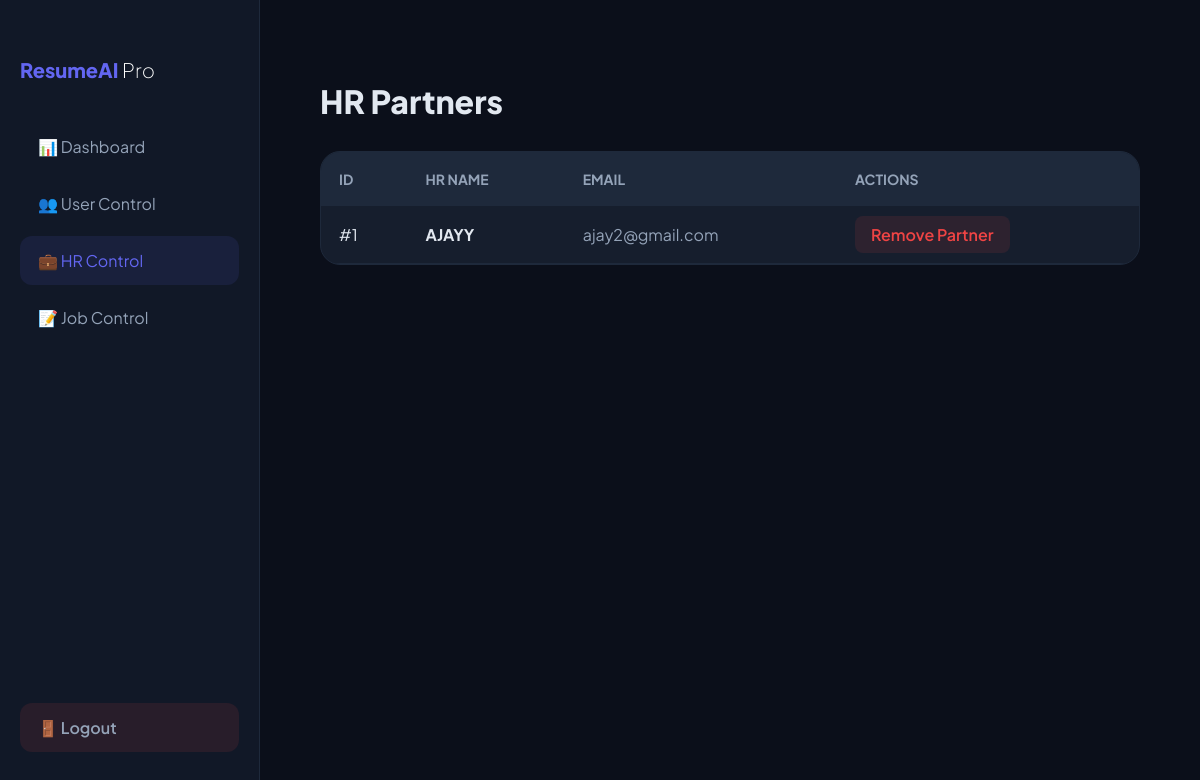
The app's page /admin/hr with its own data.
### tables this page shows
CREATE TABLE hr (
            id INTEGER PRIMARY KEY AUTOINCREMENT,
            name TEXT,
            email TEXT UNIQUE,
            password TEXT,
            company TEXT
        );

### app.py (the view)
@app.route("/admin/hr")
def admin_hr():
    conn = sqlite3.connect("jobs.db")
    cursor = conn.cursor()
    cursor.execute("SELECT * FROM hr")
    hrs = cursor.fetchall()
    conn.close()
    return render_template("admin_hr.html", hrs=hrs)

### app.py (called while the page is built, shortened)
@app.context_processor
def inject_pending_count():
    count = 0
    return dict(pending_count=count)

### templates/admin_hr.html (shortened to what this page needs)
<!DOCTYPE html>
<html lang="en">
<head>
</head>
<body>
<div class="sidebar">
    <h2>ResumeAI <span style="color:white; font-weight:200;">Pro</span></h2>
    <a href="/admin">📊 Dashboard</a>
    <a href="/admin/users">👥 User Control</a>
    <a href="/admin/hr" class="active">💼 HR Control</a>
    <a href="/admin/jobs" >📝 Job Control</a>
    <a href="/logout" class="logout-btn">🚪 Logout</a>
</div>
<div class="content">
    <h1>HR Partners</h1>
    <div class="table-container">
        <table>
            <thead>
                <tr>
                    <th>ID</th>
                    <th>HR Name</th>
                    <th>Email</th>
                    <th>Actions</th>
                </tr>
            </thead>
            <tbody>
                {% for h in hrs %}
                <tr>
                    <td>#{{h[0]}}</td>
                    <td><strong>{{h[1]}}</strong></td>
                    <td style="color: #94a3b8;">{{h[2]}}</td>
                    <td>
                        <a class="delete" href="/delete_hr/{{h[0]}}" onclick="return confirm('Remove HR Access?')">Remove Partner</a>
                    </td>
                </tr>
                {% endfor %}
            </tbody>
        </table>
    </div>
</div>
</body>
</html>

### templates/admin_hr.html (style rules this page uses)
:root { --primary: #6366f1; --danger: #ef4444; --bg: #0b0f1a; --card: #161e2d; --sidebar: #111827; --border: #1e293b; }
body { margin: 0; font-family: 'Plus Jakarta Sans', sans-serif; background: var(--bg); color: #e2e8f0; display: flex; }
.sidebar { width: 260px; height: 100vh; background: #111827; border-right: 1px solid #1e293b; position: fixed; padding: 40px 20px; display: flex; flex-direction: column; box-sizing: border-box; }
.content { margin-left: 260px; padding: 60px; width: calc(100% - 260px); box-sizing: border-box; }
.logout-btn { margin-top: auto; padding: 14px 18px; background: rgba(239, 68, 68, 0.1); color: #ef4444; text-decoration: none; border-radius: 12px; font-weight: 600; text-align: center; display: block; transition: 0.3s; }
.sidebar h2 { font-size: 20px; font-weight: 800; color: var(--primary); margin-bottom: 40px; }
.sidebar a { padding: 14px 18px; color: #94a3b8; text-decoration: none; border-radius: 12px; margin-bottom: 8px; transition: 0.3s; display: flex; align-items: center; }
.sidebar a:hover, .sidebar a.active { background: rgba(99, 102, 241, 0.1); color: var(--primary); }
h1 { font-size: 32px; font-weight: 800; margin-bottom: 30px; }
.table-container { background: var(--card); border-radius: 20px; border: 1px solid var(--border); overflow: hidden; }
table { width: 100%; border-collapse: collapse; }
th { background: #1e293b; color: #94a3b8; text-align: left; padding: 18px; font-size: 14px; text-transform: uppercase; }
td { padding: 18px; border-bottom: 1px solid var(--border); }
.delete { color: var(--danger); text-decoration: none; font-weight: 600; padding: 8px 16px; border-radius: 8px; background: rgba(239, 68, 68, 0.1); transition: 0.3s; }

### records on screen
hr: id "1", name "AJAYY", email "ajay2@gmail.com"
